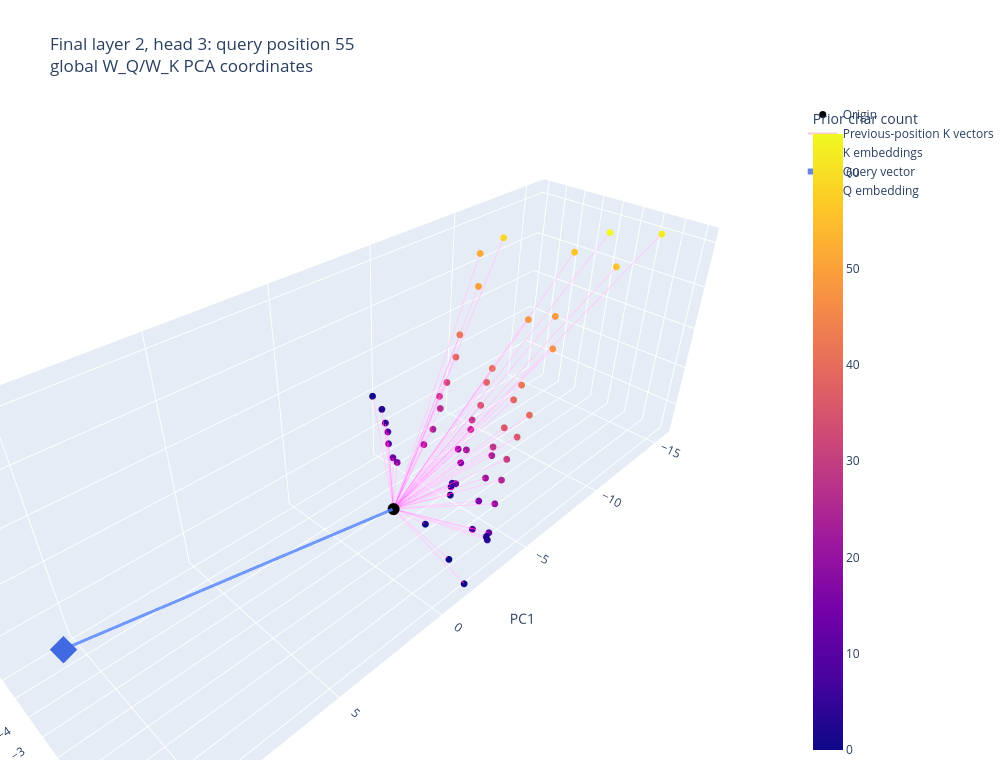
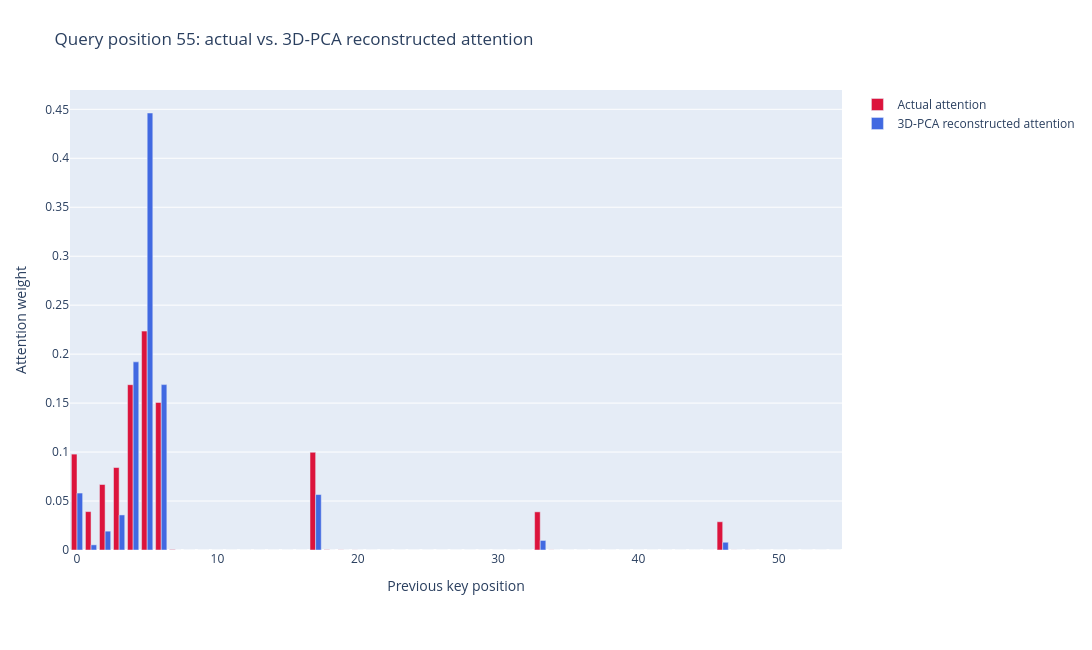
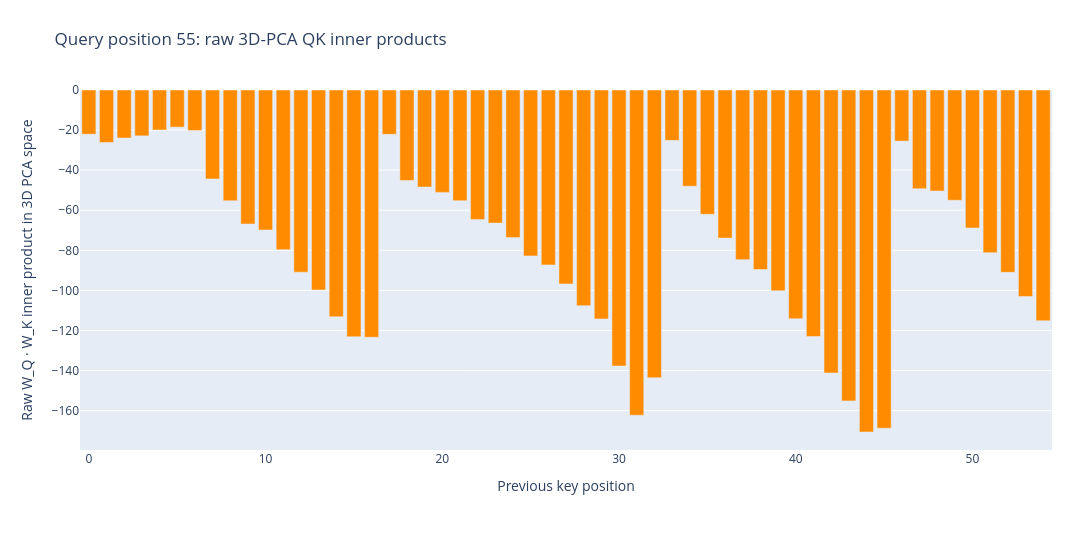
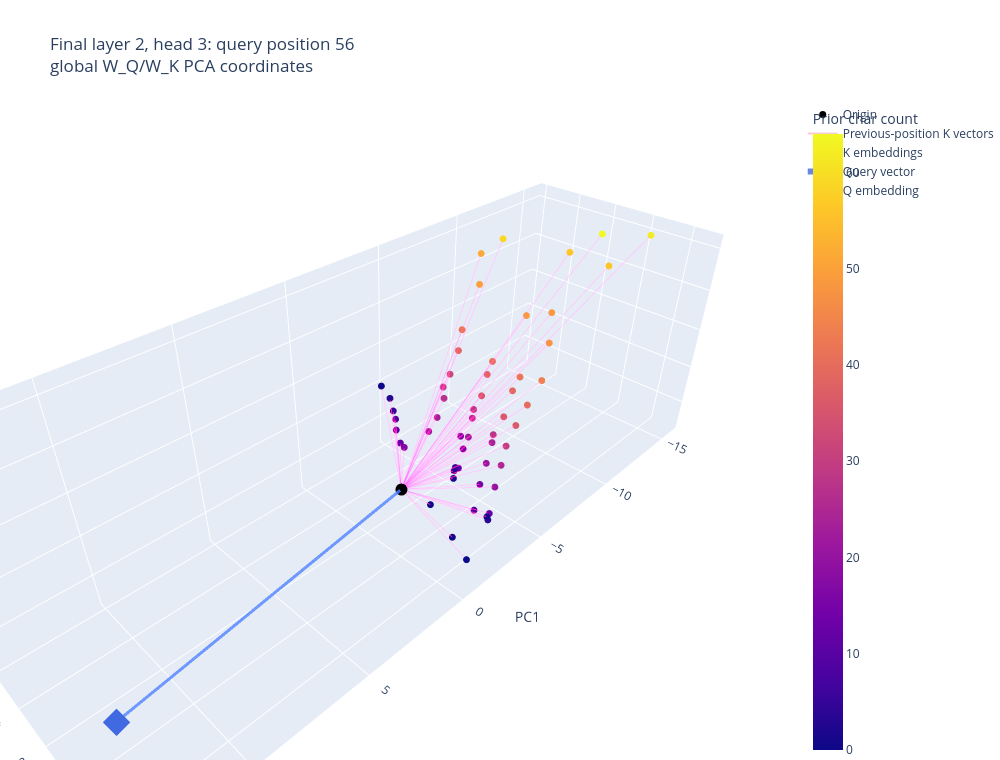

These figures' notebook cell, in order:
### Code cell
if not isinstance(USE_ACTIVATION_PCA_FOR_ATTENTION, (bool, np.bool_)):
    raise TypeError("USE_ACTIVATION_PCA_FOR_ATTENTION must be True or False.")
print(f"Rendering {len(query_records)} attention figures using "
      f"{'activation trajectory PCA' if USE_ACTIVATION_PCA_FOR_ATTENTION else 'global W_Q/W_K PCA'}.")

for record in query_records:
    query_position = record["query_position"]
    if USE_ACTIVATION_PCA_FOR_ATTENTION:
        q = np.asarray(activation_coordinates[query_position], dtype=float)
        k = np.asarray(activation_coordinates[:query_position], dtype=float)
        geometry_label = "activation PCA coordinates"
    else:
        q = np.asarray(q_all_coordinates[query_position], dtype=float)
        k = np.asarray(k_all_coordinates[:query_position], dtype=float)
        geometry_label = "global W_Q/W_K PCA coordinates"
    positions = record["key_positions"]
    origin = np.zeros(3)
    k_segments = []
    for point in k:
        k_segments.extend([origin, point, [None, None, None]])

    # Render the 3D geometry as its own figure. Keeping it separate from the
    # 2D bar chart avoids renderer issues with mixed scene/xy subplots.
    geometry_fig = go.Figure()
    geometry_fig.add_trace(go.Scatter3d(
        x=[0], y=[0], z=[0], mode="markers", marker=dict(size=7, color="black"),
        name="Origin", hovertemplate="(0, 0, 0)<extra>Origin</extra>",
    ))
    geometry_fig.add_trace(go.Scatter3d(
        x=[p[0] for p in k_segments], y=[p[1] for p in k_segments], z=[p[2] for p in k_segments],
        mode="lines", line=dict(color="rgba(220,20,60,0.22)", width=2),
        name="Previous-position K vectors", hoverinfo="skip",
    ))
    geometry_fig.add_trace(go.Scatter3d(
        x=k[:, 0], y=k[:, 1], z=k[:, 2], mode="markers",
        marker=dict(size=4, color=character_counts[:query_position], colorscale="Plasma",
                    colorbar=dict(title="Prior char count")),
        name="K embeddings", text=[f"position {p}: {token_names[p]}" for p in positions],
        customdata=np.asarray([character_counts[p] for p in positions]),
        hovertemplate="%{text}<br>character count=%{customdata}<extra>K embedding</extra>",
    ))
    geometry_fig.add_trace(go.Scatter3d(
        x=[0, q[0], None], y=[0, q[1], None], z=[0, q[2], None],
        mode="lines", line=dict(color="rgba(65,105,225,0.8)", width=6),
        name="Query vector", hoverinfo="skip",
    ))
    geometry_fig.add_trace(go.Scatter3d(
        x=[q[0]], y=[q[1]], z=[q[2]], mode="markers",
        marker=dict(size=9, color="royalblue", symbol="diamond"), name="Q embedding",
        hovertemplate=(f"query position={query_position}<br>"
                       f"character count={character_counts[query_position]}"
                       "<extra>Q embedding</extra>"),
    ))
    geometry_fig.update_layout(
        title=(f"Final layer {final_layer}, head {HEAD}: query position {query_position}<br>"
               f"{geometry_label}"),
        scene=dict(xaxis_title="PC1", yaxis_title="PC2", zaxis_title="PC3"),
        height=760, width=1000, margin=dict(l=0, r=0, b=0, t=100),
    )
    display(geometry_fig)

    # Reconstruct attention from the global W_Q/W_K 3D PCA coordinates.
    # This is intentionally based on the W_Q/W_K PCA even when the geometry
    # toggle above is showing residual-activation PCA coordinates.
    q_3d = np.asarray(q_all_coordinates[query_position], dtype=float)
    k_3d = np.asarray(k_all_coordinates[:query_position], dtype=float)
    raw_pca_inner_products = k_3d @ q_3d
    pca_logits = raw_pca_inner_products / np.sqrt(3.0)
    pca_weights = np.exp(pca_logits - np.max(pca_logits))
    pca_weights /= pca_weights.sum()
    actual_weights = np.asarray(record["attention"], dtype=float)

    attention_fig = go.Figure()
    attention_fig.add_trace(go.Bar(
        x=positions, y=actual_weights, name="Actual attention",
        marker_color="crimson",
        customdata=np.asarray([[token_names[p], character_counts[p]] for p in positions], dtype=object),
        hovertemplate=("position=%{x}<br>token=%{customdata[0]}<br>"
                       "character count=%{customdata[1]}<br>attention=%{y:.4f}"
                       "<extra>Actual attention</extra>"),
    ))
    attention_fig.add_trace(go.Bar(
        x=positions, y=pca_weights, name="3D-PCA reconstructed attention",
        marker_color="royalblue",
        customdata=np.asarray([[token_names[p], character_counts[p]] for p in positions], dtype=object),
        hovertemplate=("position=%{x}<br>token=%{customdata[0]}<br>"
                       "character count=%{customdata[1]}<br>3D-PCA attention=%{y:.4f}"
                       "<extra>3D-PCA reconstructed attention</extra>"),
    ))
    attention_fig.update_layout(
        barmode="group",
        title=(f"Query position {query_position}: actual vs. 3D-PCA reconstructed attention"),
        xaxis_title="Previous key position", yaxis_title="Attention weight",
        height=650, width=1200, margin=dict(l=70, r=40, b=100, t=90),
    )
    display(attention_fig)

    raw_inner_product_fig = go.Figure(go.Bar(
        x=positions, y=raw_pca_inner_products,
        marker_color="darkorange", name="Raw 3D-PCA inner product",
        customdata=np.asarray([[token_names[p], character_counts[p]] for p in positions], dtype=object),
        hovertemplate=("position=%{x}<br>token=%{customdata[0]}<br>"
                       "character count=%{customdata[1]}<br>raw inner product=%{y:.4f}"
                       "<extra>Raw 3D-PCA inner product</extra>"),
    ))
    raw_inner_product_fig.update_layout(
        title=f"Query position {query_position}: raw 3D-PCA QK inner products",
        xaxis_title="Previous key position", yaxis_title="Raw W_Q · W_K inner product in 3D PCA space",
        height=550, width=1200, margin=dict(l=80, r=40, b=100, t=90),
    )
    display(raw_inner_product_fig)

### Figure 1 — Plotly figure (JSON) as saved in the notebook; plotly's stock layout.template omitted (floating-point values rounded to 4 significant figures; data arrays with more than 128 entries replaced by an {"elided": "..."} marker saying what was removed)
{"data": [{"hovertemplate": "(0, 0, 0)<extra>Origin</extra>", "marker": {"color": "black", "size": 7}, "mode": "markers", "name": "Origin", "type": "scatter3d", "x": [0], "y": [0], "z": [0]}, {"hoverinfo": "skip", "line": {"color": "rgba(220,20,60,0.22)", "width": 2}, "mode": "lines", "name": "Previous-position K vectors", "type": "scatter3d", "x": {"elided": "165 float values"}, "y": {"elided": "165 float values"}, "z": {"elided": "165 float values"}}, {"customdata": [0, 3, 5, 8, 9, 13, 17, 20, 23, 27, 28, 32, 39, 42, 50, 52, 59, 0, 2, 4, 6, 12, 15, 16, 22, 25, 28, 35, 38, 41, 49, 56, 64, 0, 8, 15, 21, 24, 28, 36, 39, 42, 48, 49, 56, 62, 0, 1, 4, 12, 20, 25, 30, 36, 40], "hovertemplate": "%{text}<br>character count=%{customdata}<extra>K embedding</extra>", "marker": {"color": [0, 3, 5, 8, 9, 13, 17, 20, 23, 27, 28, 32, 39, 42, 50, 52, 59, 0, 2, 4, 6, 12, 15, 16, 22, 25, 28, 35, 38, 41, 49, 56, 64, 0, 8, 15, 21, 24, 28, 36, 39, 42, 48, 49, 56, 62, 0, 1, 4, 12, 20, 25, 30, 36, 40], "colorbar": {"title": {"text": "Prior char count"}}, "colorscale": [[0, "#0d0887"], [0.1111, "#46039f"], [0.2222, "#7201a8"], [0.3333, "#9c179e"], [0.4444, "#bd3786"], [0.5556, "#d8576b"], [0.6667, "#ed7953"], [0.7778, "#fb9f3a"], [0.8889, "#fdca26"], [1, "#f0f921"]], "size": 4}, "mode": "markers", "name": "K embeddings", "text": ["position 0: BOS", "position 1: TOKEN_1_3", "position 2: TOKEN_4_2", "position 3: TOKEN_9_3", "position 4: TOKEN_5_1", "position 5: TOKEN_1_4", "position 6: TOKEN_5_4", "position 7: TOKEN_5_3", "position 8: TOKEN_2_3", "position 9: TOKEN_5_4", "position 10: TOKEN_5_1", "position 11: TOKEN_5_4", "position 12: TOKEN_0_7", "position 13: TOKEN_4_3", "position 14: TOKEN_3_8", "position 15: TOKEN_7_2", "position 16: TOKEN_4_7", "position 17: _NEWLINE_", "position 18: TOKEN_8_2", "position 19: TOKEN_8_2", "position 20: TOKEN_3_2", "position 21: TOKEN_2_6", "position 22: TOKEN_1_3", "position 23: TOKEN_2_1", "position 24: TOKEN_5_6", "position 25: TOKEN_6_3", "position 26: TOKEN_7_3", "position 27: TOKEN_4_7", "position 28: TOKEN_4_3", "position 29: TOKEN_7_3", "position 30: TOKEN_2_8", "position 31: TOKEN_6_7", "position 32: TOKEN_1_8", "position 33: _NEWLINE_", "position 34: TOKEN_5_8", "position 35: TOKEN_8_7", "position 36: TOKEN_3_6", "position 37: TOKEN_1_3", "position 38: TOKEN_2_4", "position 39: TOKEN_6_8", "position 40: TOKEN_5_3", "position 41: TOKEN_6_3", "position 42: TOKEN_1_6", "position 43: TOKEN_5_1", "position 44: TOKEN_4_7", "position 45: TOKEN_5_6", "position 46: _NEWLINE_", "position 47: TOKEN_5_1", "position 48: TOKEN_9_3", "position 49: TOKEN_6_8", "position 50: TOKEN_9_8", "position 51: TOKEN_7_5", "position 52: TOKEN_1_5", "position 53: TOKEN_2_6", "position 54: TOKEN_3_4"], "type": "scatter3d", "x": [-2.4, -2.642, -2.379, -2.238, -1.935, -1.734, -1.836, -3.851, -4.816, -5.875, -6.198, -7.082, -8.173, -9.053, -10.52, -11.58, -11.73, -1.599, -3.588, -3.896, -4.129, -4.445, -5.329, -5.562, -6.125, -6.993, -7.417, -8.282, -9.322, -9.962, -12.26, -14.8, -13.44, -1.631, -3.599, -4.877, -5.964, -6.971, -7.418, -8.411, -9.735, -10.56, -12.32, -13.7, -15.39, -15.49, -1.524, -3.676, -3.74, -4.139, -5.407, -6.535, -7.458, -8.579, -9.714], "y": [-3.54, -3.281, -2.823, -2.546, -2.206, -1.769, -1.641, -2.132, -2.529, -3.093, -3.451, -3.824, -4.305, -4.882, -5.171, -6.04, -4.92, 0.1048, -0.3997, -0.6366, -0.7765, -0.8556, -1.374, -1.746, -1.753, -2.283, -2.574, -2.833, -3.395, -3.622, -3.529, -3.159, -0.7892, 1.328, 0.8201, 0.05442, -0.5079, -1.028, -1.328, -1.546, -2.126, -2.348, -2.083, -3.037, -1.284, 0.4835, 2.217, 1.463, 1.483, 1.237, 0.4874, -0.09478, -0.5784, -0.9344, -1.186], "z": [2.064, 1.466, 1.175, 0.9625, 0.7345, 0.4067, 0.1968, -0.2631, -0.1893, 0.06878, 0.3663, 0.5054, 1.12, 1.668, 3.425, 4.405, 5.42, -1.674, -1.716, -1.609, -1.636, -1.889, -1.577, -1.185, -1.525, -1.161, -1.015, -0.7756, -0.2821, 0.07812, 1.744, 4.365, 6.325, -2.692, -2.762, -2.528, -2.259, -1.896, -1.83, -1.414, -0.8283, -0.5121, 0.7632, 1.561, 4.056, 6.047, -3.265, -2.786, -2.986, -3.026, -2.735, -2.458, -2.115, -1.691, -1.195]}, {"hoverinfo": "skip", "line": {"color": "rgba(65,105,225,0.8)", "width": 6}, "mode": "lines", "name": "Query vector", "type": "scatter3d", "x": [0, 11.67, null], "y": [0, -0.502, null], "z": [0, 2.023, null]}, {"hovertemplate": "query position=55<br>character count=44<extra>Q embedding</extra>", "marker": {"color": "royalblue", "size": 9, "symbol": "diamond"}, "mode": "markers", "name": "Q embedding", "type": "scatter3d", "x": [11.67], "y": [-0.502], "z": [2.023]}], "layout": {"height": 760, "margin": {"b": 0, "l": 0, "r": 0, "t": 100}, "scene": {"xaxis": {"title": {"text": "PC1"}}, "yaxis": {"title": {"text": "PC2"}}, "zaxis": {"title": {"text": "PC3"}}}, "title": {"text": "Final layer 2, head 3: query position 55<br>global W_Q/W_K PCA coordinates"}, "width": 1000}}

### Figure 2 — Plotly figure (JSON) as saved in the notebook; plotly's stock layout.template omitted (floating-point values rounded to 4 significant figures)
{"data": [{"customdata": [["BOS", 0], ["TOKEN_1_3", 3], ["TOKEN_4_2", 5], ["TOKEN_9_3", 8], ["TOKEN_5_1", 9], ["TOKEN_1_4", 13], ["TOKEN_5_4", 17], ["TOKEN_5_3", 20], ["TOKEN_2_3", 23], ["TOKEN_5_4", 27], ["TOKEN_5_1", 28], ["TOKEN_5_4", 32], ["TOKEN_0_7", 39], ["TOKEN_4_3", 42], ["TOKEN_3_8", 50], ["TOKEN_7_2", 52], ["TOKEN_4_7", 59], ["_NEWLINE_", 0], ["TOKEN_8_2", 2], ["TOKEN_8_2", 4], ["TOKEN_3_2", 6], ["TOKEN_2_6", 12], ["TOKEN_1_3", 15], ["TOKEN_2_1", 16], ["TOKEN_5_6", 22], ["TOKEN_6_3", 25], ["TOKEN_7_3", 28], ["TOKEN_4_7", 35], ["TOKEN_4_3", 38], ["TOKEN_7_3", 41], ["TOKEN_2_8", 49], ["TOKEN_6_7", 56], ["TOKEN_1_8", 64], ["_NEWLINE_", 0], ["TOKEN_5_8", 8], ["TOKEN_8_7", 15], ["TOKEN_3_6", 21], ["TOKEN_1_3", 24], ["TOKEN_2_4", 28], ["TOKEN_6_8", 36], ["TOKEN_5_3", 39], ["TOKEN_6_3", 42], ["TOKEN_1_6", 48], ["TOKEN_5_1", 49], ["TOKEN_4_7", 56], ["TOKEN_5_6", 62], ["_NEWLINE_", 0], ["TOKEN_5_1", 1], ["TOKEN_9_3", 4], ["TOKEN_6_8", 12], ["TOKEN_9_8", 20], ["TOKEN_7_5", 25], ["TOKEN_1_5", 30], ["TOKEN_2_6", 36], ["TOKEN_3_4", 40]], "hovertemplate": "position=%{x}<br>token=%{customdata[0]}<br>character count=%{customdata[1]}<br>attention=%{y:.4f}<extra>Actual attention</extra>", "marker": {"color": "crimson"}, "name": "Actual attention", "type": "bar", "x": [0, 1, 2, 3, 4, 5, 6, 7, 8, 9, 10, 11, 12, 13, 14, 15, 16, 17, 18, 19, 20, 21, 22, 23, 24, 25, 26, 27, 28, 29, 30, 31, 32, 33, 34, 35, 36, 37, 38, 39, 40, 41, 42, 43, 44, 45, 46, 47, 48, 49, 50, 51, 52, 53, 54], "y": [0.0979, 0.03921, 0.06689, 0.08422, 0.1688, 0.2235, 0.1507, 0.000439, 3.025e-05, 1.719e-06, 8.58e-07, 7.184e-08, 3.382e-09, 3.543e-10, 4.074e-12, 3.075e-13, 5.651e-14, 0.09979, 0.00028, 0.0001324, 7.141e-05, 2.731e-05, 2.769e-06, 1.866e-06, 3.064e-07, 3.242e-08, 1.085e-08, 8.819e-10, 5.431e-11, 9.188e-12, 6.632e-15, 1.529e-18, 9.119e-18, 0.03896, 0.0001063, 3.755e-06, 2.052e-07, 1.418e-08, 4.318e-09, 2.344e-10, 6.557e-12, 6.215e-13, 2.121e-15, 6.669e-17, 6.993e-20, 8.231e-21, 0.02885, 5.627e-05, 4.385e-05, 1.476e-05, 5.262e-07, 2.636e-08, 2.195e-09, 9.395e-11, 3.545e-12]}, {"customdata": [["BOS", 0], ["TOKEN_1_3", 3], ["TOKEN_4_2", 5], ["TOKEN_9_3", 8], ["TOKEN_5_1", 9], ["TOKEN_1_4", 13], ["TOKEN_5_4", 17], ["TOKEN_5_3", 20], ["TOKEN_2_3", 23], ["TOKEN_5_4", 27], ["TOKEN_5_1", 28], ["TOKEN_5_4", 32], ["TOKEN_0_7", 39], ["TOKEN_4_3", 42], ["TOKEN_3_8", 50], ["TOKEN_7_2", 52], ["TOKEN_4_7", 59], ["_NEWLINE_", 0], ["TOKEN_8_2", 2], ["TOKEN_8_2", 4], ["TOKEN_3_2", 6], ["TOKEN_2_6", 12], ["TOKEN_1_3", 15], ["TOKEN_2_1", 16], ["TOKEN_5_6", 22], ["TOKEN_6_3", 25], ["TOKEN_7_3", 28], ["TOKEN_4_7", 35], ["TOKEN_4_3", 38], ["TOKEN_7_3", 41], ["TOKEN_2_8", 49], ["TOKEN_6_7", 56], ["TOKEN_1_8", 64], ["_NEWLINE_", 0], ["TOKEN_5_8", 8], ["TOKEN_8_7", 15], ["TOKEN_3_6", 21], ["TOKEN_1_3", 24], ["TOKEN_2_4", 28], ["TOKEN_6_8", 36], ["TOKEN_5_3", 39], ["TOKEN_6_3", 42], ["TOKEN_1_6", 48], ["TOKEN_5_1", 49], ["TOKEN_4_7", 56], ["TOKEN_5_6", 62], ["_NEWLINE_", 0], ["TOKEN_5_1", 1], ["TOKEN_9_3", 4], ["TOKEN_6_8", 12], ["TOKEN_9_8", 20], ["TOKEN_7_5", 25], ["TOKEN_1_5", 30], ["TOKEN_2_6", 36], ["TOKEN_3_4", 40]], "hovertemplate": "position=%{x}<br>token=%{customdata[0]}<br>character count=%{customdata[1]}<br>3D-PCA attention=%{y:.4f}<extra>3D-PCA reconstructed attention</extra>", "marker": {"color": "royalblue"}, "name": "3D-PCA reconstructed attention", "type": "bar", "x": [0, 1, 2, 3, 4, 5, 6, 7, 8, 9, 10, 11, 12, 13, 14, 15, 16, 17, 18, 19, 20, 21, 22, 23, 24, 25, 26, 27, 28, 29, 30, 31, 32, 33, 34, 35, 36, 37, 38, 39, 40, 41, 42, 43, 44, 45, 46, 47, 48, 49, 50, 51, 52, 53, 54], "y": [0.05816, 0.00527, 0.01923, 0.03581, 0.1921, 0.4462, 0.1689, 1.45e-07, 2.669e-10, 3.386e-13, 6.015e-14, 2.051e-16, 3.107e-19, 1.855e-21, 8.246e-25, 2.596e-27, 2.258e-27, 0.05661, 9.438e-08, 1.44e-08, 3.024e-09, 2.737e-10, 1.187e-12, 4.364e-13, 6.636e-15, 3.403e-17, 2.524e-18, 1.065e-20, 2.016e-23, 4.41e-25, 5.685e-31, 4.014e-37, 1.907e-32, 0.009758, 1.813e-08, 5.438e-12, 5.773e-15, 1.162e-17, 6.74e-19, 1.453e-21, 4.574e-25, 2.783e-27, 7.681e-32, 2.441e-35, 3.149e-39, 9.442e-39, 0.007918, 8.721e-09, 4.451e-09, 3.103e-10, 1.062e-13, 8.672e-17, 2.982e-19, 2.843e-22, 2.614e-25]}], "layout": {"barmode": "group", "height": 650, "margin": {"b": 100, "l": 70, "r": 40, "t": 90}, "title": {"text": "Query position 55: actual vs. 3D-PCA reconstructed attention"}, "width": 1200, "xaxis": {"title": {"text": "Previous key position"}}, "yaxis": {"title": {"text": "Attention weight"}}}}

### Figure 3 — Plotly figure (JSON) as saved in the notebook; plotly's stock layout.template omitted (floating-point values rounded to 4 significant figures)
{"data": [{"customdata": [["BOS", 0], ["TOKEN_1_3", 3], ["TOKEN_4_2", 5], ["TOKEN_9_3", 8], ["TOKEN_5_1", 9], ["TOKEN_1_4", 13], ["TOKEN_5_4", 17], ["TOKEN_5_3", 20], ["TOKEN_2_3", 23], ["TOKEN_5_4", 27], ["TOKEN_5_1", 28], ["TOKEN_5_4", 32], ["TOKEN_0_7", 39], ["TOKEN_4_3", 42], ["TOKEN_3_8", 50], ["TOKEN_7_2", 52], ["TOKEN_4_7", 59], ["_NEWLINE_", 0], ["TOKEN_8_2", 2], ["TOKEN_8_2", 4], ["TOKEN_3_2", 6], ["TOKEN_2_6", 12], ["TOKEN_1_3", 15], ["TOKEN_2_1", 16], ["TOKEN_5_6", 22], ["TOKEN_6_3", 25], ["TOKEN_7_3", 28], ["TOKEN_4_7", 35], ["TOKEN_4_3", 38], ["TOKEN_7_3", 41], ["TOKEN_2_8", 49], ["TOKEN_6_7", 56], ["TOKEN_1_8", 64], ["_NEWLINE_", 0], ["TOKEN_5_8", 8], ["TOKEN_8_7", 15], ["TOKEN_3_6", 21], ["TOKEN_1_3", 24], ["TOKEN_2_4", 28], ["TOKEN_6_8", 36], ["TOKEN_5_3", 39], ["TOKEN_6_3", 42], ["TOKEN_1_6", 48], ["TOKEN_5_1", 49], ["TOKEN_4_7", 56], ["TOKEN_5_6", 62], ["_NEWLINE_", 0], ["TOKEN_5_1", 1], ["TOKEN_9_3", 4], ["TOKEN_6_8", 12], ["TOKEN_9_8", 20], ["TOKEN_7_5", 25], ["TOKEN_1_5", 30], ["TOKEN_2_6", 36], ["TOKEN_3_4", 40]], "hovertemplate": "position=%{x}<br>token=%{customdata[0]}<br>character count=%{customdata[1]}<br>raw inner product=%{y:.4f}<extra>Raw 3D-PCA inner product</extra>", "marker": {"color": "darkorange"}, "name": "Raw 3D-PCA inner product", "type": "bar", "x": [0, 1, 2, 3, 4, 5, 6, 7, 8, 9, 10, 11, 12, 13, 14, 15, 16, 17, 18, 19, 20, 21, 22, 23, 24, 25, 26, 27, 28, 29, 30, 31, 32, 33, 34, 35, 36, 37, 38, 39, 40, 41, 42, 43, 44, 45, 46, 47, 48, 49, 50, 51, 52, 53, 54], "y": [-22.05, -26.21, -23.97, -22.89, -19.98, -18.52, -20.2, -44.4, -55.3, -66.86, -69.85, -79.69, -90.93, -99.8, -113.2, -123.2, -123.4, -22.1, -45.14, -48.4, -51.1, -55.26, -64.68, -66.42, -73.67, -82.8, -87.31, -96.78, -107.6, -114.3, -137.7, -162.3, -143.6, -25.14, -48.0, -62.05, -73.91, -84.66, -89.59, -100.2, -114.2, -123.0, -141.2, -155.2, -170.7, -168.8, -25.5, -49.26, -50.43, -55.04, -68.86, -81.18, -91.0, -103.1, -115.2]}], "layout": {"height": 550, "margin": {"b": 100, "l": 80, "r": 40, "t": 90}, "title": {"text": "Query position 55: raw 3D-PCA QK inner products"}, "width": 1200, "xaxis": {"title": {"text": "Previous key position"}}, "yaxis": {"title": {"text": "Raw W_Q · W_K inner product in 3D PCA space"}}}}

### Figure 4 — Plotly figure (JSON) as saved in the notebook; plotly's stock layout.template omitted (floating-point values rounded to 4 significant figures; data arrays with more than 128 entries replaced by an {"elided": "..."} marker saying what was removed)
{"data": [{"hovertemplate": "(0, 0, 0)<extra>Origin</extra>", "marker": {"color": "black", "size": 7}, "mode": "markers", "name": "Origin", "type": "scatter3d", "x": [0], "y": [0], "z": [0]}, {"hoverinfo": "skip", "line": {"color": "rgba(220,20,60,0.22)", "width": 2}, "mode": "lines", "name": "Previous-position K vectors", "type": "scatter3d", "x": {"elided": "168 float values"}, "y": {"elided": "168 float values"}, "z": {"elided": "168 float values"}}, {"customdata": [0, 3, 5, 8, 9, 13, 17, 20, 23, 27, 28, 32, 39, 42, 50, 52, 59, 0, 2, 4, 6, 12, 15, 16, 22, 25, 28, 35, 38, 41, 49, 56, 64, 0, 8, 15, 21, 24, 28, 36, 39, 42, 48, 49, 56, 62, 0, 1, 4, 12, 20, 25, 30, 36, 40, 44], "hovertemplate": "%{text}<br>character count=%{customdata}<extra>K embedding</extra>", "marker": {"color": [0, 3, 5, 8, 9, 13, 17, 20, 23, 27, 28, 32, 39, 42, 50, 52, 59, 0, 2, 4, 6, 12, 15, 16, 22, 25, 28, 35, 38, 41, 49, 56, 64, 0, 8, 15, 21, 24, 28, 36, 39, 42, 48, 49, 56, 62, 0, 1, 4, 12, 20, 25, 30, 36, 40, 44], "colorbar": {"title": {"text": "Prior char count"}}, "colorscale": [[0, "#0d0887"], [0.1111, "#46039f"], [0.2222, "#7201a8"], [0.3333, "#9c179e"], [0.4444, "#bd3786"], [0.5556, "#d8576b"], [0.6667, "#ed7953"], [0.7778, "#fb9f3a"], [0.8889, "#fdca26"], [1, "#f0f921"]], "size": 4}, "mode": "markers", "name": "K embeddings", "text": ["position 0: BOS", "position 1: TOKEN_1_3", "position 2: TOKEN_4_2", "position 3: TOKEN_9_3", "position 4: TOKEN_5_1", "position 5: TOKEN_1_4", "position 6: TOKEN_5_4", "position 7: TOKEN_5_3", "position 8: TOKEN_2_3", "position 9: TOKEN_5_4", "position 10: TOKEN_5_1", "position 11: TOKEN_5_4", "position 12: TOKEN_0_7", "position 13: TOKEN_4_3", "position 14: TOKEN_3_8", "position 15: TOKEN_7_2", "position 16: TOKEN_4_7", "position 17: _NEWLINE_", "position 18: TOKEN_8_2", "position 19: TOKEN_8_2", "position 20: TOKEN_3_2", "position 21: TOKEN_2_6", "position 22: TOKEN_1_3", "position 23: TOKEN_2_1", "position 24: TOKEN_5_6", "position 25: TOKEN_6_3", "position 26: TOKEN_7_3", "position 27: TOKEN_4_7", "position 28: TOKEN_4_3", "position 29: TOKEN_7_3", "position 30: TOKEN_2_8", "position 31: TOKEN_6_7", "position 32: TOKEN_1_8", "position 33: _NEWLINE_", "position 34: TOKEN_5_8", "position 35: TOKEN_8_7", "position 36: TOKEN_3_6", "position 37: TOKEN_1_3", "position 38: TOKEN_2_4", "position 39: TOKEN_6_8", "position 40: TOKEN_5_3", "position 41: TOKEN_6_3", "position 42: TOKEN_1_6", "position 43: TOKEN_5_1", "position 44: TOKEN_4_7", "position 45: TOKEN_5_6", "position 46: _NEWLINE_", "position 47: TOKEN_5_1", "position 48: TOKEN_9_3", "position 49: TOKEN_6_8", "position 50: TOKEN_9_8", "position 51: TOKEN_7_5", "position 52: TOKEN_1_5", "position 53: TOKEN_2_6", "position 54: TOKEN_3_4", "position 55: TOKEN_2_4"], "type": "scatter3d", "x": [-2.4, -2.642, -2.379, -2.238, -1.935, -1.734, -1.836, -3.851, -4.816, -5.875, -6.198, -7.082, -8.173, -9.053, -10.52, -11.58, -11.73, -1.599, -3.588, -3.896, -4.129, -4.445, -5.329, -5.562, -6.125, -6.993, -7.417, -8.282, -9.322, -9.962, -12.26, -14.8, -13.44, -1.631, -3.599, -4.877, -5.964, -6.971, -7.418, -8.411, -9.735, -10.56, -12.32, -13.7, -15.39, -15.49, -1.524, -3.676, -3.74, -4.139, -5.407, -6.535, -7.458, -8.579, -9.714, -11.05], "y": [-3.54, -3.281, -2.823, -2.546, -2.206, -1.769, -1.641, -2.132, -2.529, -3.093, -3.451, -3.824, -4.305, -4.882, -5.171, -6.04, -4.92, 0.1048, -0.3997, -0.6366, -0.7765, -0.8556, -1.374, -1.746, -1.753, -2.283, -2.574, -2.833, -3.395, -3.622, -3.529, -3.159, -0.7892, 1.328, 0.8201, 0.05442, -0.5079, -1.028, -1.328, -1.546, -2.126, -2.348, -2.083, -3.037, -1.284, 0.4835, 2.217, 1.463, 1.483, 1.237, 0.4874, -0.09478, -0.5784, -0.9344, -1.186, -1.416], "z": [2.064, 1.466, 1.175, 0.9625, 0.7345, 0.4067, 0.1968, -0.2631, -0.1893, 0.06878, 0.3663, 0.5054, 1.12, 1.668, 3.425, 4.405, 5.42, -1.674, -1.716, -1.609, -1.636, -1.889, -1.577, -1.185, -1.525, -1.161, -1.015, -0.7756, -0.2821, 0.07812, 1.744, 4.365, 6.325, -2.692, -2.762, -2.528, -2.259, -1.896, -1.83, -1.414, -0.8283, -0.5121, 0.7632, 1.561, 4.056, 6.047, -3.265, -2.786, -2.986, -3.026, -2.735, -2.458, -2.115, -1.691, -1.195, -0.5185]}, {"hoverinfo": "skip", "line": {"color": "rgba(65,105,225,0.8)", "width": 6}, "mode": "lines", "name": "Query vector", "type": "scatter3d", "x": [0, 13.37, null], "y": [0, 3.067, null], "z": [0, 2.009, null]}, {"hovertemplate": "query position=56<br>character count=49<extra>Q embedding</extra>", "marker": {"color": "royalblue", "size": 9, "symbol": "diamond"}, "mode": "markers", "name": "Q embedding", "type": "scatter3d", "x": [13.37], "y": [3.067], "z": [2.009]}], "layout": {"height": 760, "margin": {"b": 0, "l": 0, "r": 0, "t": 100}, "scene": {"xaxis": {"title": {"text": "PC1"}}, "yaxis": {"title": {"text": "PC2"}}, "zaxis": {"title": {"text": "PC3"}}}, "title": {"text": "Final layer 2, head 3: query position 56<br>global W_Q/W_K PCA coordinates"}, "width": 1000}}
